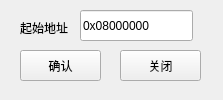
<?xml version="1.0" encoding="UTF-8"?>
<ui version="4.0">
 <class>Programmer</class>
 <widget class="QMainWindow" name="Programmer">
  <property name="geometry">
   <rect>
    <x>0</x>
    <y>0</y>
    <width>223</width>
    <height>100</height>
   </rect>
  </property>
  <property name="windowTitle">
   <string>MainWindow</string>
  </property>
  <property name="autoFillBackground">
   <bool>false</bool>
  </property>
  <widget class="QWidget" name="centralwidget">
   <widget class="QPushButton" name="pushButton">
    <property name="geometry">
     <rect>
      <x>120</x>
      <y>50</y>
      <width>81</width>
      <height>31</height>
     </rect>
    </property>
    <property name="text">
     <string>关闭</string>
    </property>
   </widget>
   <widget class="QLabel" name="label">
    <property name="geometry">
     <rect>
      <x>20</x>
      <y>20</y>
      <width>54</width>
      <height>16</height>
     </rect>
    </property>
    <property name="text">
     <string>起始地址</string>
    </property>
   </widget>
   <widget class="QLineEdit" name="lineEdit">
    <property name="geometry">
     <rect>
      <x>80</x>
      <y>10</y>
      <width>113</width>
      <height>31</height>
     </rect>
    </property>
    <property name="text">
     <string>0x08000000</string>
    </property>
   </widget>
   <widget class="QPushButton" name="pushButton_2">
    <property name="geometry">
     <rect>
      <x>20</x>
      <y>50</y>
      <width>81</width>
      <height>31</height>
     </rect>
    </property>
    <property name="text">
     <string>确认</string>
    </property>
   </widget>
  </widget>
 </widget>
 <resources/>
 <connections/>
</ui>
